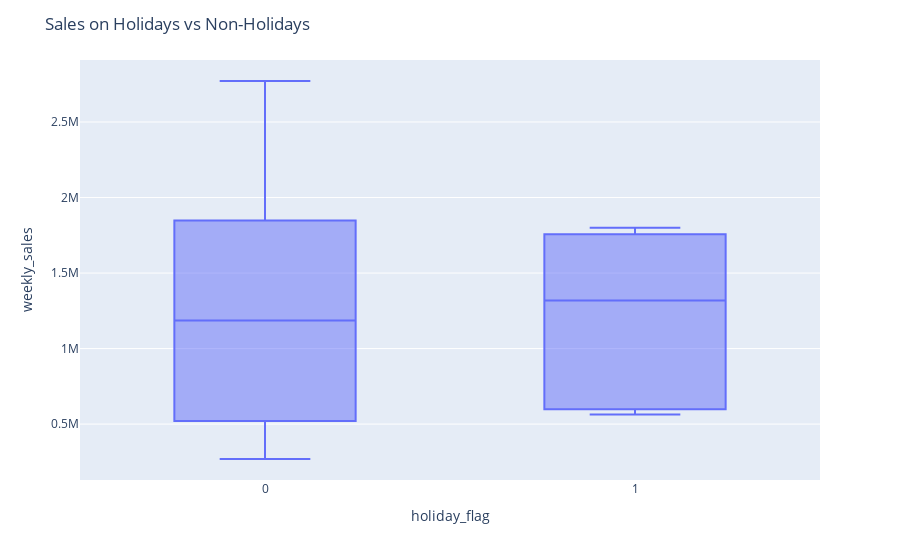

Notebook code cell kept with this figure:
### Code cell
fig = px.box(sales, x='holiday_flag', y='weekly_sales')
fig.update_layout(title_text='Sales on Holidays vs Non-Holidays')
fig.show()

### Figure 1 — Plotly figure (JSON) as saved in the notebook; plotly's stock layout.template omitted (floating-point values rounded to 4 significant figures)
{"data": [{"alignmentgroup": "True", "hovertemplate": "holiday_flag=%{x}<br>weekly_sales=%{y}<extra></extra>", "legendgroup": "", "marker": {"color": "#636efa"}, "name": "", "notched": false, "offsetgroup": "", "orientation": "v", "showlegend": false, "type": "box", "x": [null, 0, 0, 0, 0, 0, 0, 0, 0, 0, 0, null, 0, 0, 0, 0, 0, 0, 0, 0, 0, 1, 0, 0, 0, 0, 0, null, 1, 0, 0, 0, null, 0, 0, 0, null, 0, 0, 0, 0, 0, 0, 0, null, 0, 0, 0, null, 0, 0, 0, 0, 0, 0, 0, 0, 0, 0, null, 0, 0, 0, 0, 0, 0, 0, 0, 1, 1, 1, 0, null, 0, 0, 1, 0, 0, 0, 0, 0, 0, null, 0, 0, 0, 0, 0, 0, 0], "x0": " ", "xaxis": "x", "y": [1572000.0, 1808000.0, 1644000.0, 695400.0, 2204000.0, 418900.0, 895100.0, 1030000.0, 414100.0, 1677000.0, 829200.0, 1498000.0, 1205000.0, 561100.0, 290900.0, 1074079, 1427000.0, 1405000.0, 919900.0, 435400.0, 757700.0, 563500.0, 1267000.0, 365200.0, 2008000.0, 311900.0, 961200.0, 630000.0, 1642000.0, 1862000.0, 268900.0, 1549000.0, 1624000.0, 485100.0, 2035000.0, 1917000.0, 1879000.0, 1806000.0, 1847000.0, 888800.0, 2021000.0, 1990000.0, 313400.0, 2771000.0, 1714000.0, 1166000.0, 461600.0, 2461000.0, 1449000.0, 1973000.0, 570600.0, 1539000.0, 519800.0, 1570000.0, 607500.0, 1758000.0, 432000.0, 2046000.0, 1798000.0, 485400.0, 1954000.0, 1494000.0, 2018000.0, 364100.0, 1087000.0, 2303000.0, 419500.0, 1366000.0, 994800.0, 1800000.0, 1757000.0, 457300.0, 513100.0, 836700.0, 275100.0, 597900.0, 398800.0, 614300.0, 1970000.0, 1048000.0, 2026000.0, 2036000.0, 2067000.0, 1832000.0, 1639000.0, 532700.0, 397000.0, 424500.0, 2249000.0, 1255000.0], "y0": " ", "yaxis": "y"}], "layout": {"boxmode": "group", "legend": {"tracegroupgap": 0}, "margin": {"t": 60}, "title": {"text": "Sales on Holidays vs Non-Holidays"}, "xaxis": {"anchor": "y", "domain": [0, 1], "title": {"text": "holiday_flag"}}, "yaxis": {"anchor": "x", "domain": [0, 1], "title": {"text": "weekly_sales"}}}}
